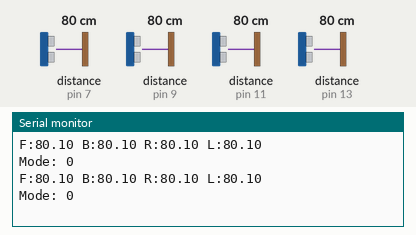
This sketch was run on a simulated Arduino Uno, built with avr-gcc and run on an emulated ATmega328P. Shown: the last lines printed to the serial monitor. Wiring (inferred from the names in the program): 4 × ultrasonic range finder: trigger pin 6, echo pin 7 / trigger pin 8, echo pin 9 / trigger pin 10, echo pin 11 / trigger pin 12, echo pin 13. Inputs (shaded band) come from the test bench; at power-on: distance to the obstacle (sensors on pin 7, pin 9, pin 11, pin 13) 80 cm. The echo pulse lasts 58.3 µs per cm.

Above: at 1.8 s.
1.9 s: distance to the obstacle (sensor on pin 7) set to 2 cm
At 2.5 s:
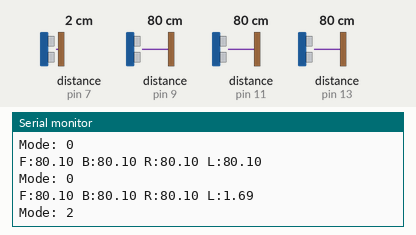
3.4 s: distance to the obstacle (sensor on pin 9) set to 2 cm
At 4.7 s:
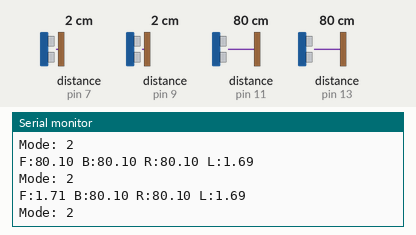
4.9 s: distance to the obstacle (sensor on pin 11) set to 2 cm
At 5.9 s:
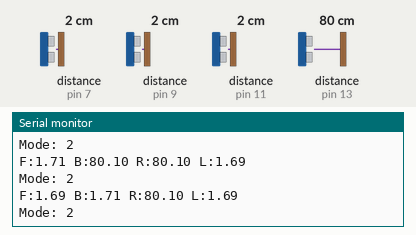
6.4 s: distance to the obstacle (sensor on pin 13) set to 2 cm
At 7.7 s:
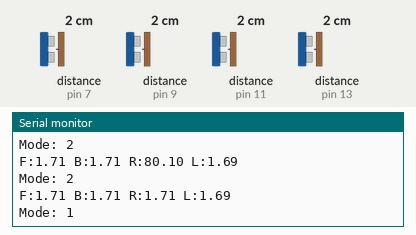
7.9 s: distance to the obstacle (sensor on pin 7) set to 4 cm
At 8.9 s:
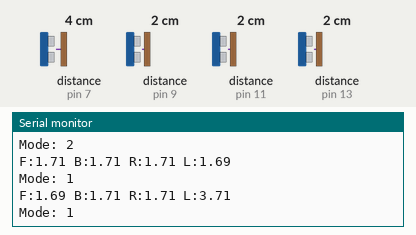
9.4 s: distance to the obstacle (sensor on pin 9) set to 4 cm
At 10.7 s:
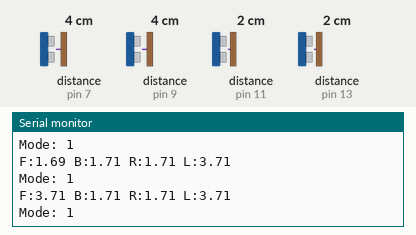
Timing chart, 0 to 11.9 s (numbered marks = the images above; inputs shaded):
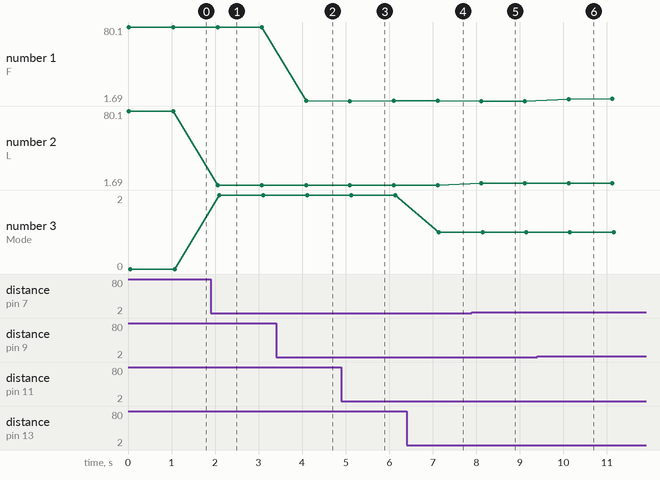

The sketch:

arduino_WallDetectingMode.ino
```cpp
#define SONAR_NUM 4            // 초음파 센서 개수
#define MAX_DISTANCE 150       // 최대 거리 (cm)

// 초음파 센서 핀 정의
#define FRONT_TRIG_PIN 8
#define FRONT_ECHO_PIN 9
#define REAR_TRIG_PIN 10
#define REAR_ECHO_PIN 11
#define RIGHT_TRIG_PIN 12
#define RIGHT_ECHO_PIN 13
#define LEFT_TRIG_PIN 6
#define LEFT_ECHO_PIN 7

float UltrasonicSensorData[SONAR_NUM];
int mode = -1; // 로봇의 모드를 저장하는 변수

void setup() {
  Serial.begin(9600); // 시리얼 통신 시작
  // 초음파 센서 핀을 출력 또는 입력으로 설정
  pinMode(FRONT_TRIG_PIN, OUTPUT);
  pinMode(REAR_TRIG_PIN, OUTPUT);
  pinMode(RIGHT_TRIG_PIN, OUTPUT);
  pinMode(LEFT_TRIG_PIN, OUTPUT);
  pinMode(FRONT_ECHO_PIN, INPUT);
  pinMode(REAR_ECHO_PIN, INPUT);
  pinMode(RIGHT_ECHO_PIN, INPUT);
  pinMode(LEFT_ECHO_PIN, INPUT);
}

void loop() {
  Robot_Mode_Define(); // 로봇의 모드를 정의하는 함수 호출
  Serial.println("Mode: " + String(mode)); // 모드를 시리얼 모니터에 출력
  delay(1000); // 필요에 따라 지연시간 조정
}


// 초음파 센서 값을 읽는 함수
void read_ultrasonic_sensor() {
  // 각 초음파 센서에서 거리를 읽어와 저장
  UltrasonicSensorData[0] = readUltrasonic(FRONT_TRIG_PIN, FRONT_ECHO_PIN);
  UltrasonicSensorData[1] = readUltrasonic(REAR_TRIG_PIN, REAR_ECHO_PIN);
  UltrasonicSensorData[2] = readUltrasonic(RIGHT_TRIG_PIN, RIGHT_ECHO_PIN);
  UltrasonicSensorData[3] = readUltrasonic(LEFT_TRIG_PIN, LEFT_ECHO_PIN);
}

// 초음파 센서 거리를 읽는 함수
float readUltrasonic(int trigPin, int echoPin) {
  digitalWrite(trigPin, LOW);
  delayMicroseconds(2);
  digitalWrite(trigPin, HIGH);
  delayMicroseconds(10);
  digitalWrite(trigPin, LOW);
  // 에코 시간을 거리(cm)로 변환하여 반환
  return pulseIn(echoPin, HIGH) / 58.0;
}

// 초음파 센서 값 표시 함수
void Sonar_Data_Display(int flag) {
  char Sonar_data_display[40];
  if (flag == 0) return;
  else {
    sprintf(Sonar_data_display, "F:%s B:%s R:%s L:%s",
            UltrasonicSensorData[0] == 0 ? "?" : String(UltrasonicSensorData[0]).c_str(),
            UltrasonicSensorData[1] == 0 ? "?" : String(UltrasonicSensorData[1]).c_str(),
            UltrasonicSensorData[2] == 0 ? "?" : String(UltrasonicSensorData[2]).c_str(),
            UltrasonicSensorData[3] == 0 ? "?" : String(UltrasonicSensorData[3]).c_str());
    Serial.println(Sonar_data_display);
  }
}


// 로봇 모드를 정의하는 함수
void Robot_Mode_Define() {
  read_ultrasonic_sensor(); // 초음파 센서 값을 읽음
  // 센서 값이 0인 경우 최대 거리로 설정
  for (int i = 0; i < SONAR_NUM; i++) {
    if (UltrasonicSensorData[i] == 0) UltrasonicSensorData[i] = MAX_DISTANCE;
  }
  Sonar_Data_Display(1); // 초음파 센서 값 표시
  // 로봇 모드 정의
  // 모드 0: 전방과 후방 모두 안전한 경우
  if ((UltrasonicSensorData[2] >= 15) && (UltrasonicSensorData[3] >= 15)) {
    mode = 0;
  }
  // 모드 1: 전방과 후방 모두 위험한 경우
  if ((UltrasonicSensorData[2] <= 15) && (UltrasonicSensorData[3] <= 15)) {
    mode = 1;
  }
  // 모드 2: 오른쪽이 위험한 경우
  if ((UltrasonicSensorData[3] <= 35) && (UltrasonicSensorData[2] >= 40)) {
    mode = 2;
  }
  // 모드 3: 왼쪽이 위험한 경우
  if ((UltrasonicSensorData[2] <= 35) && (UltrasonicSensorData[3] >= 40)) {
    mode = 3;
  }
}
```

Measured:
- after the input at 1.9 s, the serial monitor: prints a new line after 0.16 s (image 1)
- after the input at 3.4 s, the serial monitor: prints a new line after 0.69 s (image 2)
- after the input at 4.9 s, the serial monitor: prints a new line after 0.20 s (image 3)
- after the input at 6.4 s, the serial monitor: prints a new line after 0.71 s (image 4)
- after the input at 7.9 s, the serial monitor: prints a new line after 0.21 s (image 5)
- after the input at 9.4 s, the serial monitor: prints a new line after 0.72 s (image 6)
- plotted number 1: 80.1 → 1.71 after the input at 3.4 s, 1.69 → 4.05 after the input at 9.4 s
- plotted number 2: 80.1 → 1.69 after the input at 1.9 s, 1.69 → 3.71 after the input at 7.9 s
